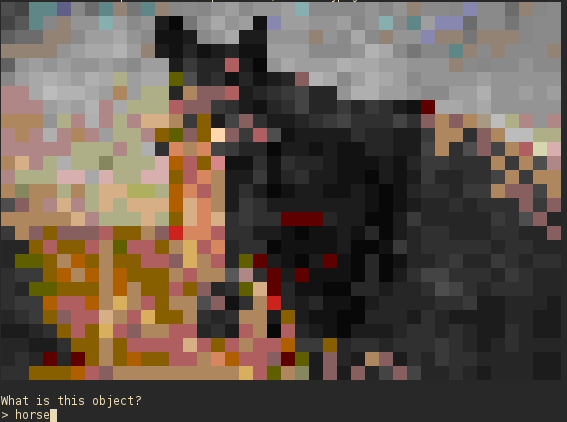
#> input picture examplerun.png, 567 x 422 px
$ python img2ansi.py examplerun.png
#> lines starting #> are read from the running program, lines starting #| are printed output that depends on the picture
#> in convert, im is the input picture: PIL image 567x422 RGB; mean R, G, B 98.7, 85.6, 74.5
import math
import subprocess
from PIL import Image
import sys
import functools


# a (messy) python port of https://github.com/dom111/image-to-ansi, converting it into a nice cmd program
# TODO: do the unicode thing

colour_mapping = []

# convert a colour to one that can be displayed in a shitty terminal (sorry guys)
def _rgb_to_256(r,g,b):
    global colour_mapping
    def gen_colours():
        # i actually don't know how he came up with these colours
        colour_mapping.append([0, 0, 0, 0])
        colour_mapping.append([128, 0, 0, 1])
        colour_mapping.append([0, 128, 0, 2])
        colour_mapping.append([128, 128, 0, 3])
        colour_mapping.append([0, 0, 128, 4])
        colour_mapping.append([128, 0, 128, 5])
        colour_mapping.append([0, 128, 128, 6])
        colour_mapping.append([192, 192, 192, 7])
        colour_mapping.append([128, 128, 128, 8])
        colour_mapping.append([255, 0, 0, 9])
        colour_mapping.append([0, 255, 0, 10])
        colour_mapping.append([255, 255, 0, 11])
        colour_mapping.append([0, 0, 255, 12])
        colour_mapping.append([255, 0, 255, 13])
        colour_mapping.append([0, 255, 255, 14])
        colour_mapping.append([255, 255, 255, 15])

        for r1 in [0, 95, 135, 175, 215, 255]:
            for g1 in [0, 95, 135, 175, 215, 255]:
                for b1 in [0, 95, 135, 175, 215, 255]:
                    colour_mapping.append([r1,g1,b1, 16 + int(str(math.floor(5 * r1/255)) +
                                                str(math.floor(5 * g1/255)) +
                                                str(math.floor(5 * b1/255)),6)])

        for s in [8, 18, 28, 38, 48, 58, 68, 78, 88, 98, 108, 118, 128, 138, 148, 158, 168, 178, 188, 198, 208, 218, 228, 238]:
            colour_mapping.append([s,s,s, 232 + math.floor(s/10)])

    if len(colour_mapping) == 0:
        gen_colours()

    r,g,b = map(int, (r,g,b))

    # get the best term colour
    def best(candidates, source):
        # based on the distance from the populated colour table - closest wins!
        return min(candidates, key=lambda x: abs(x[0] - source[0]) + abs(x[1] - source[1]) + abs(x[2] - source[2]))

    return best(colour_mapping, [r,g,b])[3]


# convert the rgb value into an escape sequence
def _pix_to_escape(r,g,b,is_256):
    if is_256:
        return '\x1b[48;5;{}m  '.format(_rgb_to_256(r,g,b))
    else:
        return '\x1b[48;2;{};{};{}m  '.format(r,g,b)

# convert the two row's colors to a escape sequence (unicode does two rows at a time)
def _dual_pix_to_escape(r1, r2, g1, g2, b1, b2, is_256):
    if is_256:
        return '\x1b[48;5;{}m\x1b[38;5;{}m▄'.format(_rgb_to_256(r1,g1,b1), _rgb_to_256(r2, g2, b2))
    else:
        return '\x1b[48;2;{};{};{}m\x1b[38;2;{};{};{}m▄'.format(r1,g1,b1, r2,g2,b2)

def _toAnsi(img, oWidth, is_unicode=False, is_256=False):
#> called with oWidth = 80, is_unicode = True, is_256 = True
    destWidth = img.width
#> destWidth = 567
    destHeight = img.height
#> destHeight = 422
    # produce a scale if the image is too big
    if destWidth > oWidth:
        scale = destWidth / oWidth
#> scale = 7.09
        destWidth = oWidth
        destHeight = math.floor(destHeight/scale)
#> destHeight = 59

    # trim the height to an even number of pixels (we draw two rows at a time in the unicode version)
    if is_unicode:
        destHeight -= destHeight % 2
#> destHeight = 58

    # resize to new size (i don't care about resizing method, can be nearest neighbour for all i care (default afaik))
    img = img.resize((destWidth, destHeight))
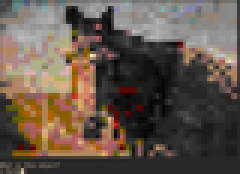
#> img: PIL image 80x58 RGB (shown 3 times larger); mean R, G, B 98.9, 85.8, 74.8
    # where the converted string will be put in
    ansi_string = ''

    yit = iter(range(destHeight))
    for y in yit:
        for x in range(destWidth):
            r,g,b = map(str, img.getpixel((x, y)))
            if is_unicode:
                # the next row's pixel
                rprime, gprime, bprime = map(str, img.getpixel((x, y+1)))
                ansi_string += _dual_pix_to_escape(r,rprime, g, gprime, b, bprime, is_256)
            else:
                ansi_string += _pix_to_escape(r,g,b, is_256)
        # line ending, reset colours
        ansi_string += '\x1B[0m\n'
        if is_unicode:
            # skip a row because we do two rows at once
            next(yit, None)

    return ansi_string

def convert(filename, is_unicode=False, is_256=False, width=40):
    # open the img, but convert to rgb because this fails if grayscale (assumes pixels are at least triplets)
    im = Image.open(filename).convert('RGB')
    stringo = _toAnsi(im, oWidth=width, is_unicode=is_unicode, is_256=is_256)
    return stringo

if __name__ == "__main__":
    print(convert(sys.argv[1], is_256=True, is_unicode=True, width=80))
